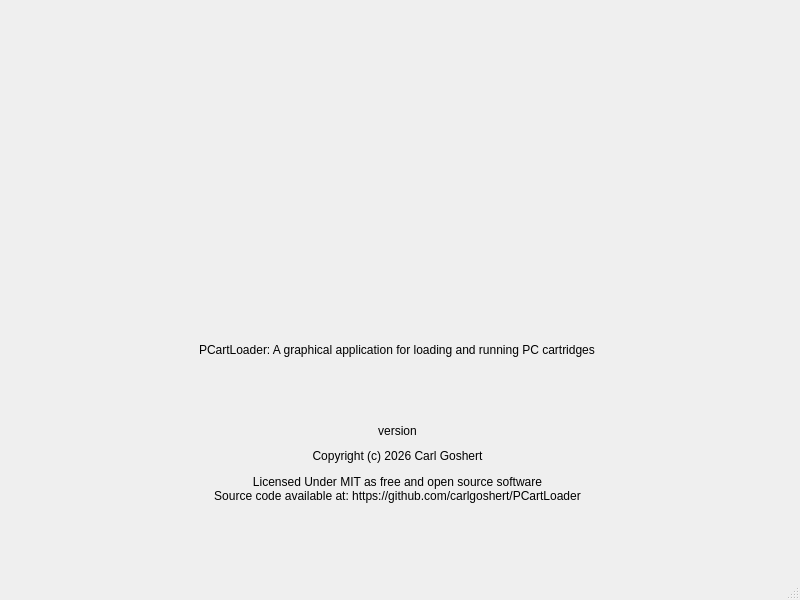
<?xml version="1.0" encoding="UTF-8"?>
<ui version="4.0">
 <class>MainWindow</class>
 <widget class="QMainWindow" name="MainWindow">
  <property name="geometry">
   <rect>
    <x>0</x>
    <y>0</y>
    <width>800</width>
    <height>600</height>
   </rect>
  </property>
  <property name="windowTitle">
   <string>MainWindow</string>
  </property>
  <widget class="QWidget" name="centralwidget">
   <widget class="QWidget" name="verticalLayoutWidget">
    <property name="geometry">
     <rect>
      <x>7</x>
      <y>7</y>
      <width>781</width>
      <height>541</height>
     </rect>
    </property>
    <layout class="QVBoxLayout" name="verticalLayout" stretch="1,0,0,0,0">
     <item alignment="Qt::AlignHCenter">
      <widget class="QLabel" name="labelIcon">
       <property name="sizePolicy">
        <sizepolicy hsizetype="Expanding" vsizetype="Expanding">
         <horstretch>0</horstretch>
         <verstretch>0</verstretch>
        </sizepolicy>
       </property>
       <property name="minimumSize">
        <size>
         <width>200</width>
         <height>200</height>
        </size>
       </property>
       <property name="text">
        <string/>
       </property>
       <property name="pixmap">
        <pixmap>icon.png</pixmap>
       </property>
       <property name="scaledContents">
        <bool>true</bool>
       </property>
      </widget>
     </item>
     <item alignment="Qt::AlignHCenter">
      <widget class="QLabel" name="label_2">
       <property name="minimumSize">
        <size>
         <width>0</width>
         <height>136</height>
        </size>
       </property>
       <property name="text">
        <string>PCartLoader: A graphical application for loading and running PC cartridges</string>
       </property>
      </widget>
     </item>
     <item alignment="Qt::AlignHCenter">
      <widget class="QLabel" name="labelVersion">
       <property name="text">
        <string>&lt;html&gt;&lt;head/&gt;&lt;body&gt;&lt;p align=&quot;center&quot;&gt;version&lt;/p&gt;&lt;/body&gt;&lt;/html&gt;</string>
       </property>
      </widget>
     </item>
     <item alignment="Qt::AlignHCenter">
      <widget class="QLabel" name="label_3">
       <property name="minimumSize">
        <size>
         <width>0</width>
         <height>64</height>
        </size>
       </property>
       <property name="text">
        <string>&lt;html&gt;&lt;head/&gt;&lt;body&gt;&lt;p align=&quot;center&quot;&gt;Copyright (c) 2026 Carl Goshert&lt;/p&gt;&lt;p align=&quot;center&quot;&gt;Licensed Under MIT as free and open source software&lt;br/&gt;Source code available at: https://github.com/carlgoshert/PCartLoader&lt;/p&gt;&lt;/body&gt;&lt;/html&gt;</string>
       </property>
      </widget>
     </item>
     <item>
      <spacer name="verticalSpacer">
       <property name="orientation">
        <enum>Qt::Vertical</enum>
       </property>
       <property name="sizeHint" stdset="0">
        <size>
         <width>20</width>
         <height>40</height>
        </size>
       </property>
      </spacer>
     </item>
    </layout>
   </widget>
  </widget>
  <widget class="QMenuBar" name="menubar">
   <property name="geometry">
    <rect>
     <x>0</x>
     <y>0</y>
     <width>800</width>
     <height>20</height>
    </rect>
   </property>
  </widget>
  <widget class="QStatusBar" name="statusbar"/>
 </widget>
 <resources/>
 <connections/>
</ui>
